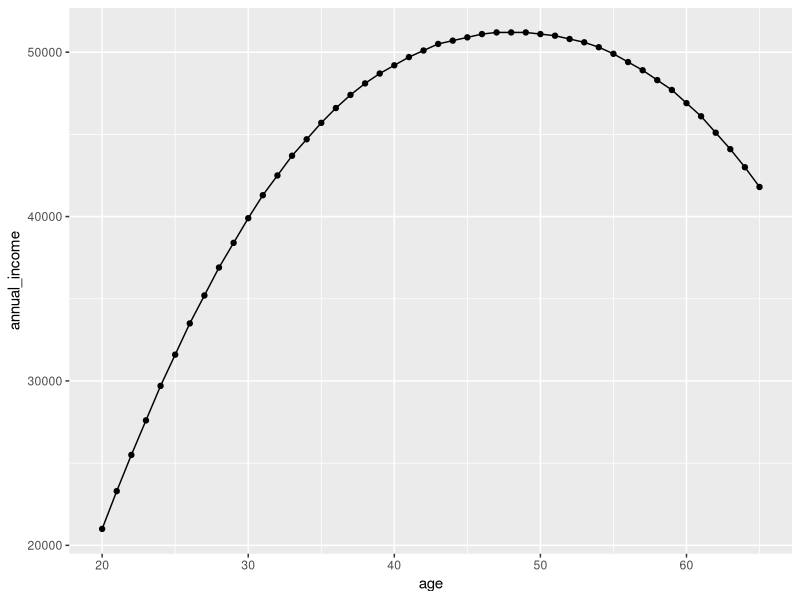
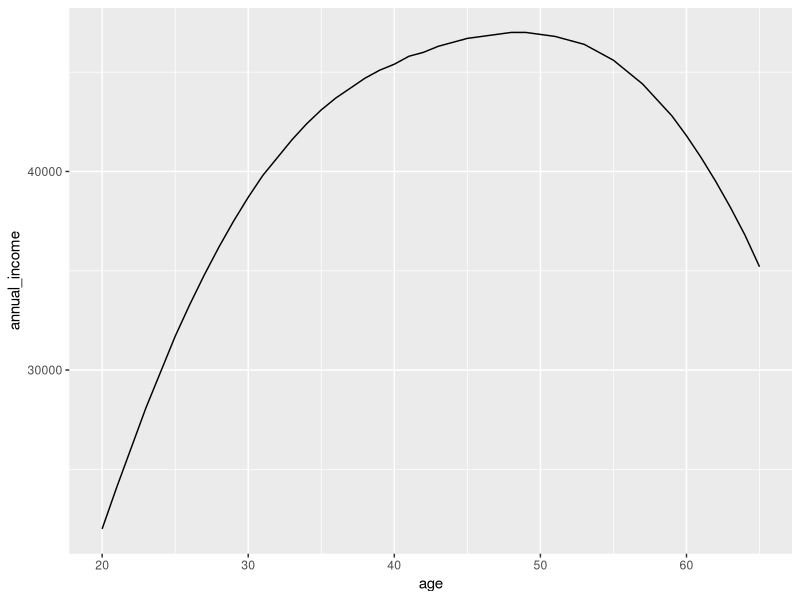
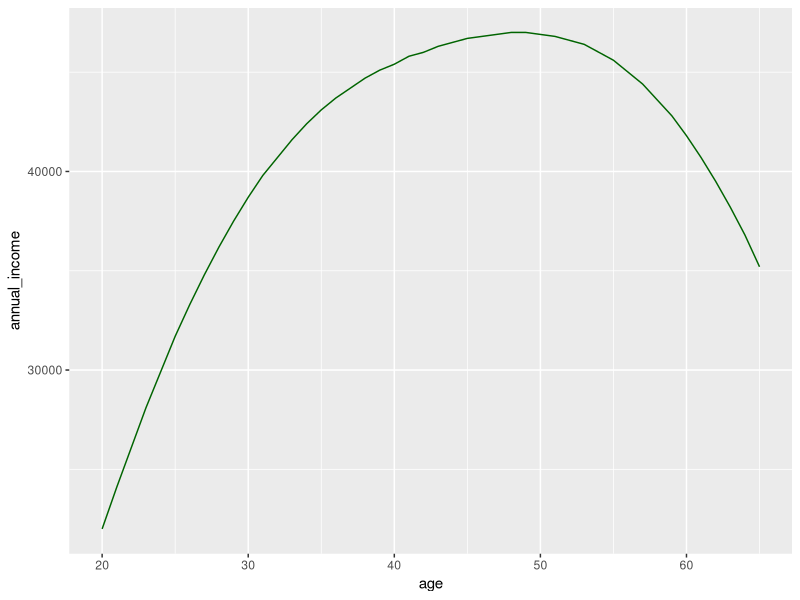
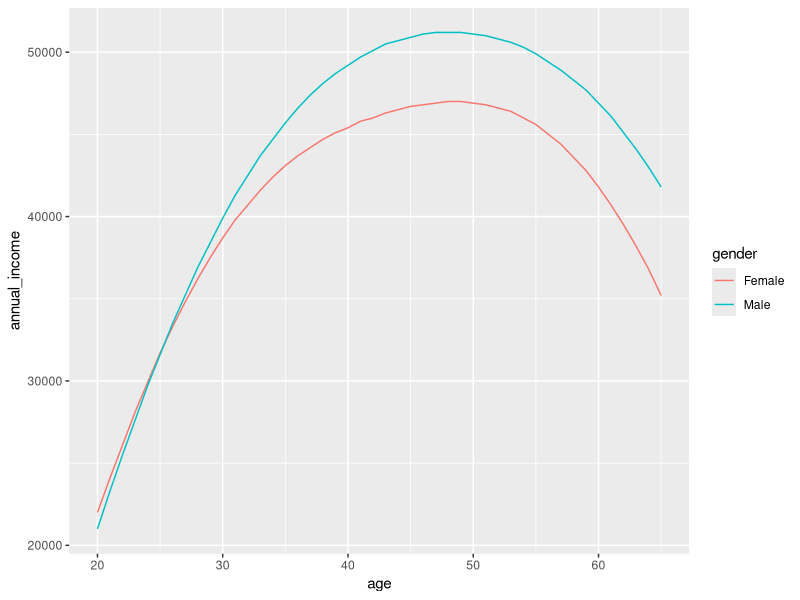
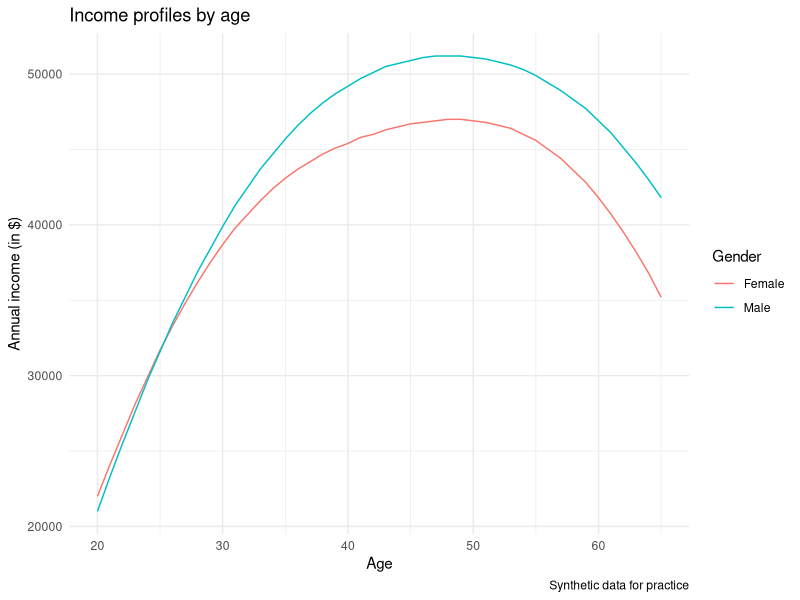
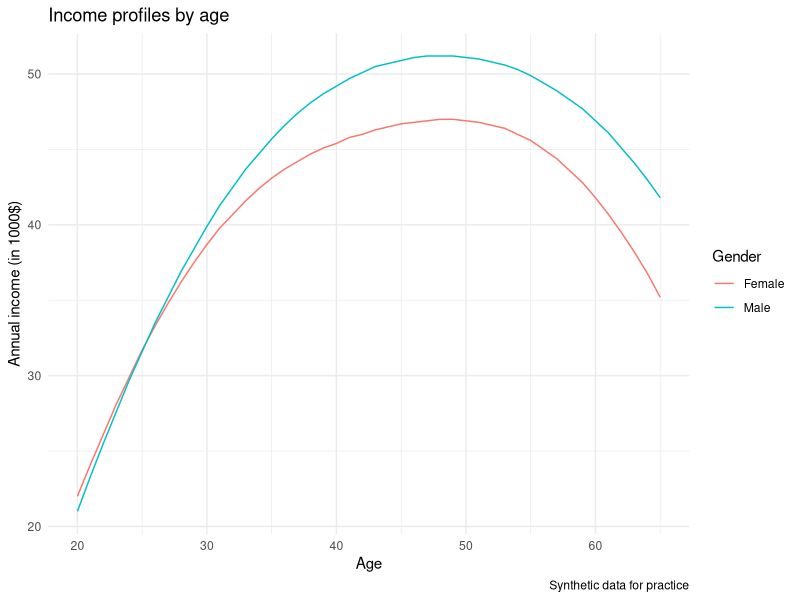
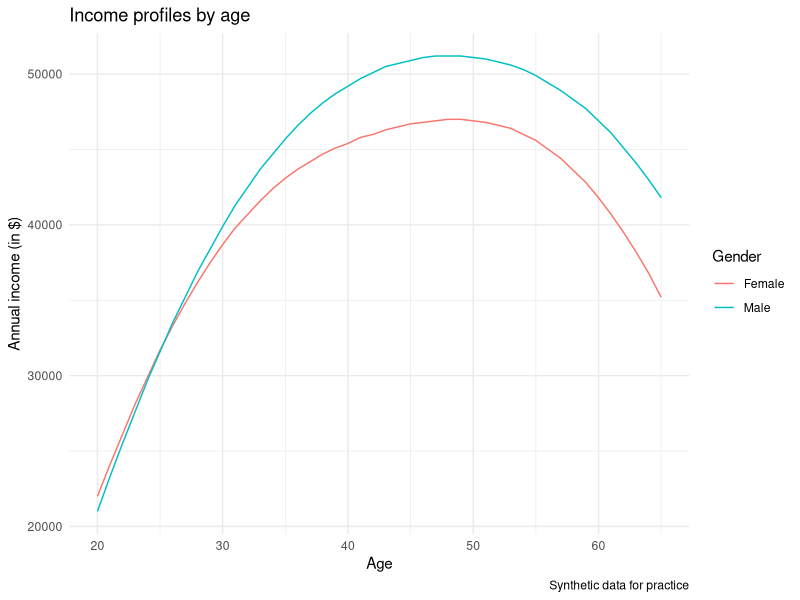
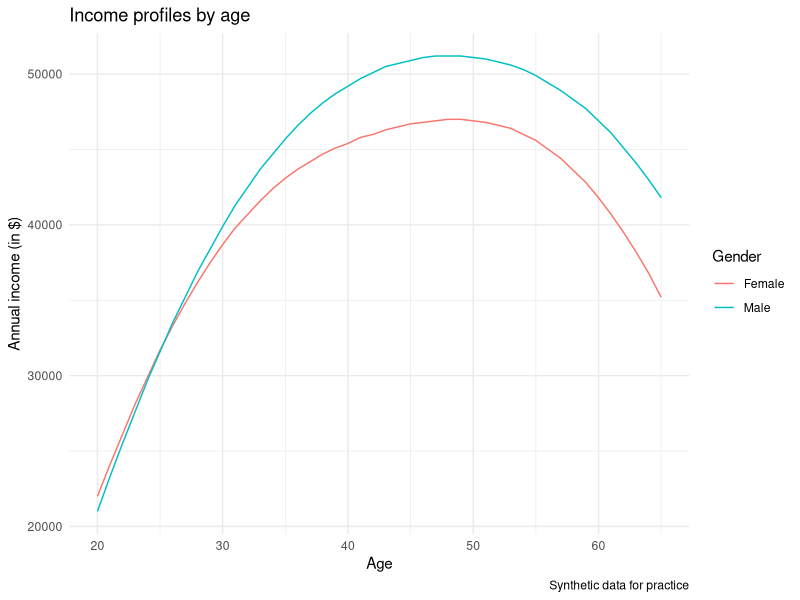

Reproduce these figures in R, in order.
# R for Policy — Module 04: Creating graphs
# Complete module: 4 lessons, all worked examples and exercise solutions.
# These are the reference solutions; they do not include your browser edits.
# Run sections in order, or source this entire file in R.

# SETUP
# Install once, if needed: install.packages(c("dplyr", "ggplot2"))
library(dplyr)
library(ggplot2)

# Synthetic practice data: no real observations or empirical estimates.
# The same CSV data used on the website are embedded below.
# read.csv(text = ...) reads this embedded CSV instead of a separate file.
# No additional data downloads or working-directory changes are required.
income_profile_csv <- "age,gender,annual_income,n_people\n20,Female,22000,1010\n20,Male,21000,830\n21,Female,24100,1040\n21,Male,23300,850\n22,Female,26100,1080\n22,Male,25500,880\n23,Female,28100,1100\n23,Male,27600,920\n24,Female,29900,1120\n24,Male,29700,950\n25,Female,31700,1130\n25,Male,31600,990\n26,Female,33300,1130\n26,Male,33500,1030\n27,Female,34800,1120\n27,Male,35200,1060\n28,Female,36200,1120\n28,Male,36900,1090\n29,Female,37500,1110\n29,Male,38400,1120\n30,Female,38700,1100\n30,Male,39900,1140\n31,Female,39800,1090\n31,Male,41300,1160\n32,Female,40700,1090\n32,Male,42500,1170\n33,Female,41600,1090\n33,Male,43700,1180\n34,Female,42400,1100\n34,Male,44700,1180\n35,Female,43100,1110\n35,Male,45700,1170\n36,Female,43700,1130\n36,Male,46600,1170\n37,Female,44200,1150\n37,Male,47400,1160\n38,Female,44700,1160\n38,Male,48100,1140\n39,Female,45100,1180\n39,Male,48700,1130\n40,Female,45400,1190\n40,Male,49200,1110\n41,Female,45800,1190\n41,Male,49700,1100\n42,Female,46000,1190\n42,Male,50100,1090\n43,Female,46300,1180\n43,Male,50500,1080\n44,Female,46500,1160\n44,Male,50700,1070\n45,Female,46700,1140\n45,Male,50900,1060\n46,Female,46800,1110\n46,Male,51100,1060\n47,Female,46900,1070\n47,Male,51200,1060\n48,Female,47000,1040\n48,Male,51200,1060\n49,Female,47000,1010\n49,Male,51200,1070\n50,Female,46900,970\n50,Male,51100,1070\n51,Female,46800,950\n51,Male,51000,1070\n52,Female,46600,930\n52,Male,50800,1080\n53,Female,46400,910\n53,Male,50600,1070\n54,Female,46000,900\n54,Male,50300,1070\n55,Female,45600,900\n55,Male,49900,1060\n56,Female,45000,900\n56,Male,49400,1040\n57,Female,44400,900\n57,Male,48900,1020\n58,Female,43600,900\n58,Male,48300,1000\n59,Female,42800,890\n59,Male,47700,970\n60,Female,41800,880\n60,Male,46900,940\n61,Female,40700,870\n61,Male,46100,900\n62,Female,39500,850\n62,Male,45100,860\n63,Female,38200,820\n63,Male,44100,830\n64,Female,36800,790\n64,Male,43000,790\n65,Female,35200,760\n65,Male,41800,750\n"

# ======================================================================
# LESSON 1: Draw your first income profile
# ======================================================================

# The exercise accepts geom_line() alone or a combination of geom_line() and geom_point().

# Prepare the data for this lesson
df <- read.csv(text = income_profile_csv)

# WORKED EXAMPLE
male_profile <- df %>%
  filter(gender == "Male")

p <- ggplot(male_profile, aes(x = age, y = annual_income)) +
  geom_line() +
  geom_point()
p

# EXERCISE SOLUTION: Plot the female income profile
female_profile <- df %>%
  filter(gender == "Female")
p <- ggplot(female_profile, aes(x = age, y = annual_income)) +
  geom_line()
p

# ======================================================================
# LESSON 2: Plot multiple groups
# ======================================================================

# Prepare the data for this lesson
df <- read.csv(text = income_profile_csv)

# WORKED EXAMPLE
female_profile <- df %>% filter(gender == "Female")

# A fixed colour for one line
ggplot(female_profile, aes(x = age, y = annual_income)) +
  geom_line(colour = "darkgreen")

# EXERCISE SOLUTION: Draw both profiles
p <- ggplot(df, aes(
  x = age, y = annual_income, colour = gender
)) +
  geom_line()
p

# ======================================================================
# LESSON 3: Add labels and clear units
# ======================================================================

# Prepare the data for this lesson
df <- read.csv(text = income_profile_csv)

# WORKED EXAMPLE
p <- ggplot(df, aes(x = age, y = annual_income, colour = gender)) +
  geom_line() +
  labs(
    title = "Income profiles by age",
    x = "Age", y = "Annual income (in $)",
    colour = "Gender", caption = "Synthetic data for practice"
  ) +
  theme_minimal()
p

# EXERCISE SOLUTION: Plot income in thousands of dollars
plot_data <- df %>%
  mutate(income_thousands = annual_income / 1000)
p <- ggplot(plot_data, aes(
  x = age, y = income_thousands, colour = gender
)) +
  geom_line() +
  labs(
    title = "Income profiles by age",
    x = "Age", y = "Annual income (in 1000$)",
    colour = "Gender", caption = "Synthetic data for practice"
  ) +
  theme_minimal()
p

# ======================================================================
# LESSON 4: Save a graph
# ======================================================================

# Reuse the labelled graph from the previous worked example, then save it with ggsave().
# On the website, download the PNG and PDF below the output. In RStudio, ggsave() saves them in the current working directory.
# getwd() shows the output folder. An existing file with the same name is replaced.
# Your turn: save p as my_income_plot.png at 16 by 10 cm and 300 dpi.
# ggsave("my_income_plot.png", plot = p, width = 16, height = 10, units = "cm", dpi = 300, bg = "white")

# Prepare the data for this lesson
df <- read.csv(text = income_profile_csv)
p <- ggplot(df, aes(x = age, y = annual_income, colour = gender)) +
  geom_line() +
  labs(
    title = "Income profiles by age",
    x = "Age", y = "Annual income (in $)",
    colour = "Gender", caption = "Synthetic data for practice"
  ) +
  theme_minimal()

# WORKED EXAMPLE
library(ggplot2)

# Recreate and display the graph from the previous lesson
p <- ggplot(df, aes(x = age, y = annual_income, colour = gender)) +
  geom_line() +
  labs(
    title = "Income profiles by age",
    x = "Age", y = "Annual income (in $)",
    colour = "Gender", caption = "Synthetic data for practice"
  ) +
  theme_minimal()
p

# Save this graph as an image file
ggsave("income_profiles.png", plot = p,
       width = 18, height = 12, units = "cm", dpi = 300, bg = "white")

# Save the same graph as a PDF
ggsave("income_profiles.pdf", plot = p,
       width = 18, height = 12, units = "cm", bg = "white")

# EXERCISE SOLUTION: Save the graph as a PNG
p

ggsave("my_income_plot.png", plot = p,
       width = 16, height = 10, units = "cm",
       dpi = 300, bg = "white")
